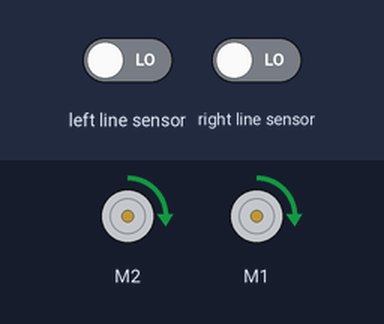
Bench run of a program on a simulated BBC micro:bit (MakeCode). Parts: 2 × DC motor (green arrow = forward, orange = backward, longer = faster). Inputs (shaded band) come from the test bench; at power-on: left line sensor LOW, right line sensor LOW.

Above: at 1.2 s.
1.3 s: left line sensor driven HIGH
At 2.0 s:
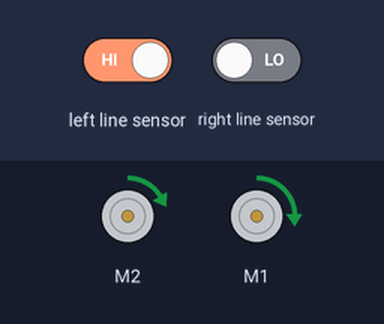
2.8 s: left line sensor driven LOW
At 4.0 s:
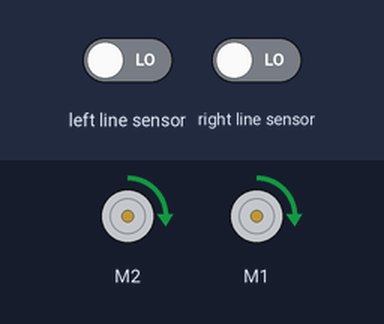
4.3 s: right line sensor driven HIGH
At 5.0 s:
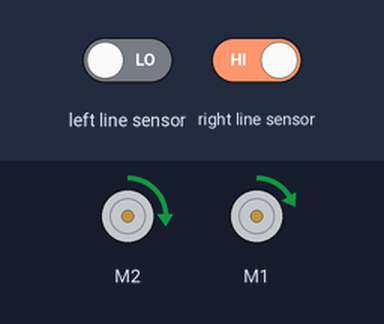
5.8 s: right line sensor driven LOW
At 6.7 s:
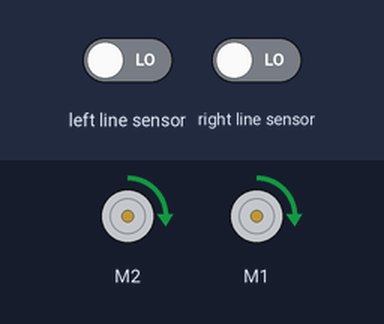
Timing chart, 0 to 8.3 s (numbered marks = the images above; inputs shaded):
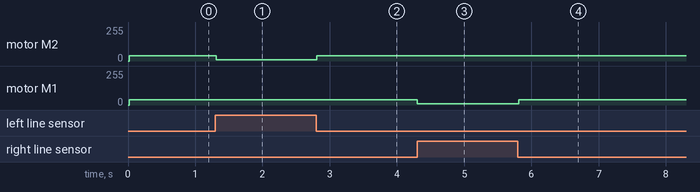

Measured:
- after the input at 1.3 s, motor M2: forward 40/255 → forward 10/255 at once
- after the input at 2.8 s, motor M2: forward 10/255 → forward 40/255 at once
- after the input at 4.3 s, motor M1: forward 40/255 → forward 10/255 at once
- after the input at 5.8 s, motor M1: forward 10/255 → forward 40/255 at once

The program:

main.ts
```typescript
let Izq = 0
let Der = 0
basic.forever(function () {
    Izq = maqueen.readPatrol(maqueen.Patrol.PatrolLeft)
    Der = maqueen.readPatrol(maqueen.Patrol.PatrolRight)
    if (!(Izq) && Der) {
        maqueen.motorRun(maqueen.Motors.M2, maqueen.Dir.CW, 40)
        maqueen.motorRun(maqueen.Motors.M1, maqueen.Dir.CW, 10)
    }
    if (!(Der) && Izq) {
        maqueen.motorRun(maqueen.Motors.M1, maqueen.Dir.CW, 40)
        maqueen.motorRun(maqueen.Motors.M2, maqueen.Dir.CW, 10)
    }
    if (!(Der) && !(Izq)) {
        maqueen.motorRun(maqueen.Motors.M2, maqueen.Dir.CW, 40)
        maqueen.motorRun(maqueen.Motors.M1, maqueen.Dir.CW, 40)
    }
})
```

test.ts
```typescript
// aquí va el archivo "tests"; esto no se compilará cuando este paquete se utilice como una extensión.
```
